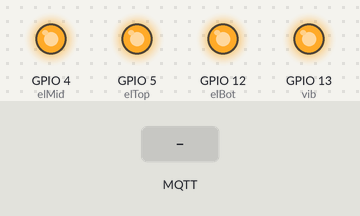
Recording of a sketch running on a simulated ESP8266 (NodeMCU). Parts: output pins drawn as LEDs (lit = HIGH). Dashed ring = blinking. The test bench sets the inputs (shaded band). WiFi joins after 1.5 s; servers stay silent unless stated; no MQTT or app messages arrive unless stated; what the sketch prints to the serial monitor is not drawn.

Above: at 4.3 s.
4.4 s: MQTT message "1" arrives on the first subscribed topic
At 4.9 s:
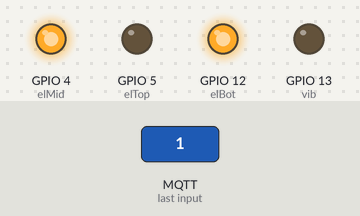
At 5.4 s:
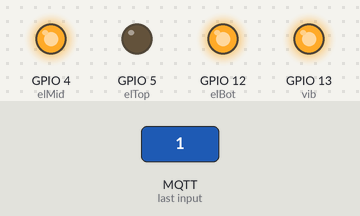
6.6 s: MQTT message "2" arrives on the first subscribed topic
At 6.8 s:
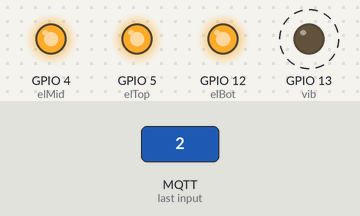
Timing chart, 0 to 9.6 s (numbered marks = the images above; inputs shaded):
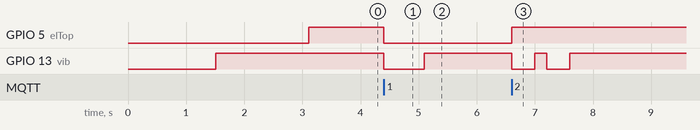

The sketch:

mqtt_weste.ino
```cpp
/*
 * Dieser Code verwendet den ESP8266 Core (https://github.com/esp8266/Arduino)
 * und die PubSubClient Library (https://github.com/knolleary/pubsubclient)
 *
 * Basiert auf dem MQTT Example der PubSubClient Library und enthält
 * daher einen Großteil an unverändertem Originalcode aus diesem Beispiel
*/

#include <ESP8266WiFi.h>
#include <PubSubClient.h>

const char* ssid = "GameRoom"; // Name des WLANs
const char* password = "p6gamer00m"; // Passwort des WLANs
const char* mqtt_server = "192.168.178.23"; // IP des MQTT Brokers

// Leben (HIGH = an / LOW = aus)
int elTop = 5; // Erster Anschluss (v.l.) — Pin D1
int elMid = 4; // Zweiter Anschluss (v.l.) — Pin D2
int elBot = 12; // Dritter Anschluss (v.l.) — Pin D6

// Vibration (LOW = an / HIGH = aus)
int vib = 13; // Pin D7

// Lebenszähler
int life = 3;

WiFiClient espClient;
PubSubClient client(espClient);

void setup() {
  Serial.begin(115200);

  setup_wifi();

  client.setServer(mqtt_server, 1883);
  client.setCallback(callback);

  pinMode(elTop, OUTPUT);
  pinMode(elMid, OUTPUT);
  pinMode(elBot, OUTPUT);

  pinMode(vib, OUTPUT);
  digitalWrite(vib, HIGH);

  start();
}

// Kurze Startanimation der 3 Lebenswires
void start() {
  digitalWrite(elBot, HIGH);
  delay(800);
  digitalWrite(elMid, HIGH);
  delay(800);
  digitalWrite(elTop, HIGH);
}

// Originalcode aus Example
void setup_wifi() {
  delay(10);
  Serial.println();
  Serial.print("Connecting to ");
  Serial.println(ssid);

  WiFi.begin(ssid, password);

  while (WiFi.status() != WL_CONNECTED) {
    delay(500);
    Serial.print(".");
  }

  Serial.println("");
  Serial.println("WiFi connected");
  Serial.println("IP address: ");
  Serial.println(WiFi.localIP());
}

// Originalcode aus Example (bis auf den Switch)
void callback(char* topic, byte* payload, unsigned int length) {
  Serial.print("Message arrived [");
  Serial.print(topic);
  Serial.print("] ");
  for (int i = 0; i < length; i++) {
    Serial.print((char)payload[i]);
  }
  Serial.println();

  char message = (char)payload[0];

  /*
   * Case 0: (Re-)Start des Spiels
   * Case 1: Treffer, man verliert ein Leben
   * Case 2: Lifegain, man erhält ein Leben
   */
  switch (message) {
    case '2':
      if (life == 1) {
        life = 2;
        gain(elMid);
      } else if (life == 2) {
        life = 3;
        gain(elTop);
      }
      break;

    case '1':
      if (life == 3) {
        life = 2;
        hit(elTop);
      } else if (life == 2) {
        life = 1;
        hit(elMid);
      } else if (life == 1) {
        life = 0;
        hit(elBot);
      }
      break;

    case '0':
      life = 3;
      start();
      break;

    default:
      break;
  }
}

// Vibration + Erlischen eines Wires bei Treffer
void hit(int pin) {
  digitalWrite(pin, LOW);
  digitalWrite(vib, LOW);
  delay(700);
  digitalWrite(vib, HIGH);
}

// Vibrationsmuster bei Aufsammeln von Leben
void gain(int pin) {
  digitalWrite(pin, HIGH);
  digitalWrite(vib, LOW);
  delay(400);
  digitalWrite(vib, HIGH);
  delay(200);
  digitalWrite(vib, LOW);
  delay(400);
  digitalWrite(vib, HIGH);
}

// Originalcode aus Example
void reconnect() {
  while (!client.connected()) {
    Serial.print("Attempting MQTT connection...");
    if (client.connect("p6weste")) {
      Serial.println("connected");
      client.subscribe("weste");
    } else {
      Serial.print("failed, rc=");
      Serial.print(client.state());
      Serial.println(" try again in 5 seconds");
      delay(5000);
    }
  }
}

void loop() {
  if (!client.connected()) {
    reconnect();
  }
  client.loop();
}
```

Measured:
- after the input at 4.4 s, GPIO 5 (elTop): HIGH → LOW at once; GPIO 13 (vib): HIGH → LOW at once, → HIGH 0.70 s later
- after the input at 6.6 s, GPIO 5 (elTop): LOW → HIGH at once; GPIO 13 (vib): alternates HIGH for 0.20 s and LOW for 0.40 s, 4 changes in all, then stays HIGH, starting at once
